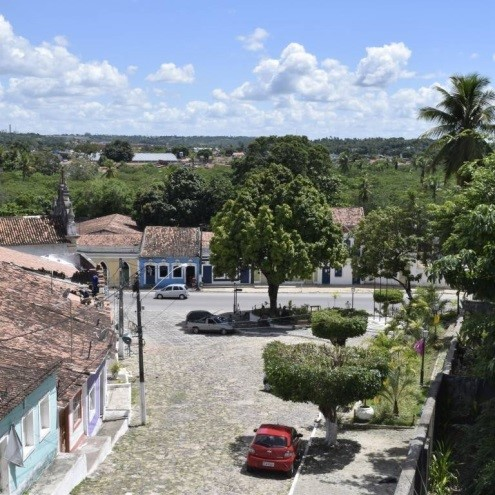
%> input picture imagem_05.jpg, 495 x 495 px
$ octave questao_05.m   (GNU Octave 9; MATLAB toolbox functions it lacks are replaced by stand-ins)
%> lines starting %> are read from the running program, lines starting %| are printed output that depends on the picture
im = double(imread('imagem_05.jpg'));

inputRed = im(:,:,1);
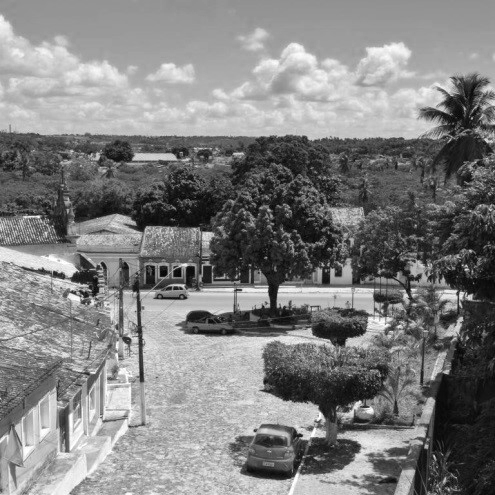
%> inputRed: size 495x495 double; min 0, max 255, mean 128.1
inputGreen = im(:,:,2);
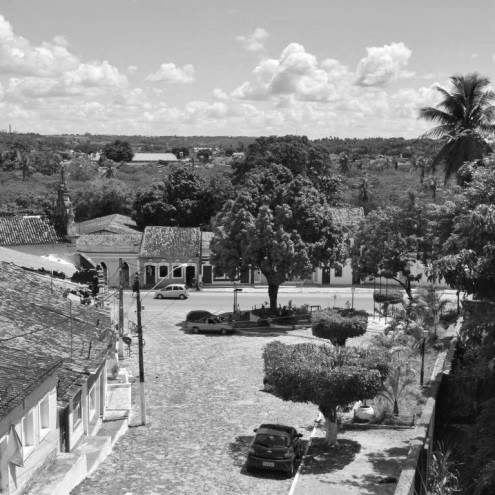
%> inputGreen: size 495x495 double; min 1, max 255, mean 134.6
inputBlue = im(:,:,3);
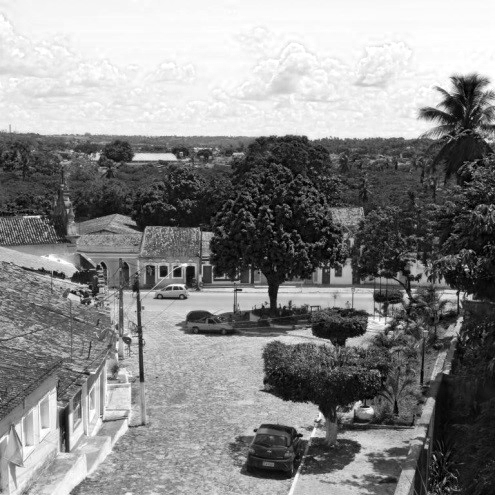
%> inputBlue: size 495x495 double; min 0, max 255, mean 137.1

outputRed = (inputRed * .53) + (inputGreen *.43) + (inputBlue * .32);
outputGreen = (inputRed * .42) + (inputGreen *.32) + (inputBlue * .24);
outputBlue = (inputRed * .26) + (inputGreen *.21) + (inputBlue * .16);
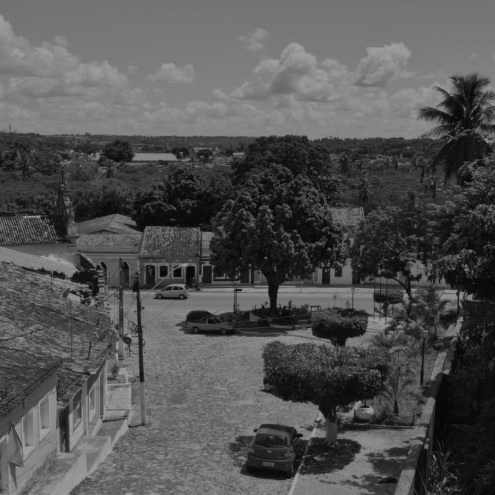
%> outputBlue: size 495x495 double; min 0.94, max 160.7, mean 83.5

out = uint8(cat(3, outputRed, outputGreen, outputBlue));
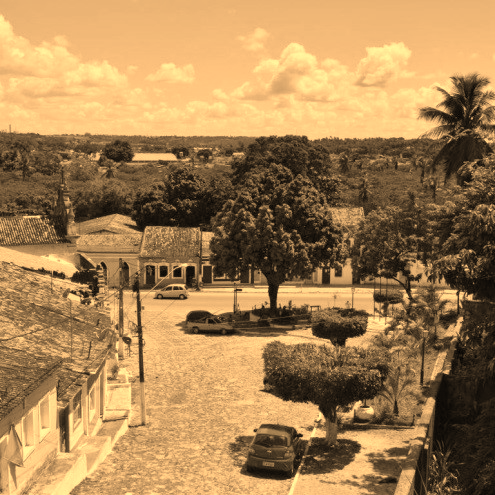
%> out: size 495x495x3 uint8; mean R, G, B 165.8, 129.8, 83.5

figure;
imshow(out);

$ run again, with imagem_01.jpg copied over imagem_05.jpg
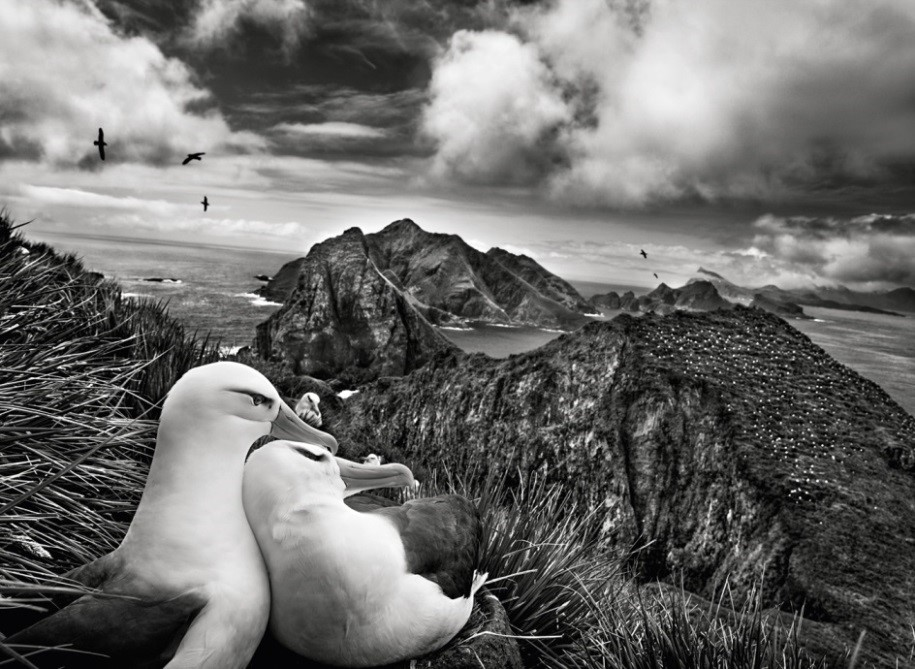
%> input picture imagem_01.jpg, 915 x 669 px
%> `outputBlue = (inputRed * .26) + (inputGreen *.21) + (inputBlue * .16);`:
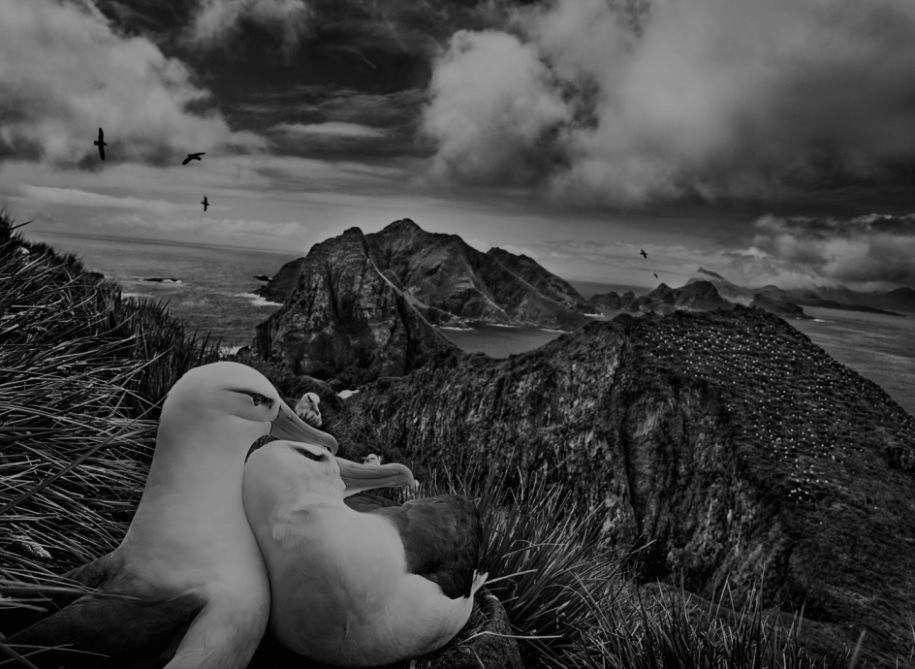
%> outputBlue: size 669x915 double; min 0, max 160.7, mean 67.9
%> `out = uint8(cat(3, outputRed, outputGreen, outputBlue));`:
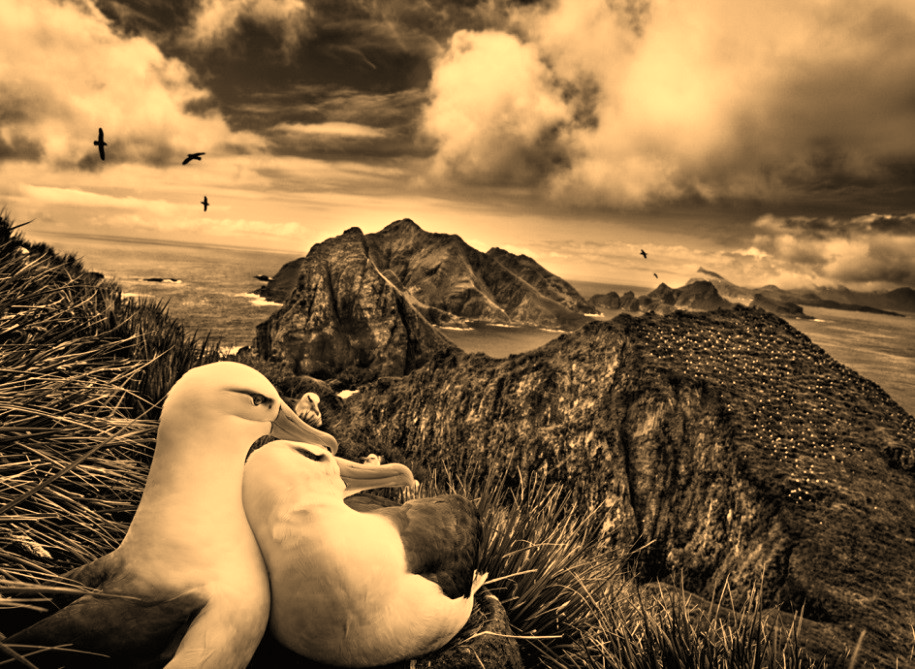
%> out: size 669x915x3 uint8; mean R, G, B 134.9, 105.7, 67.9

$ run again, with imagem_03.jpg copied over imagem_05.jpg
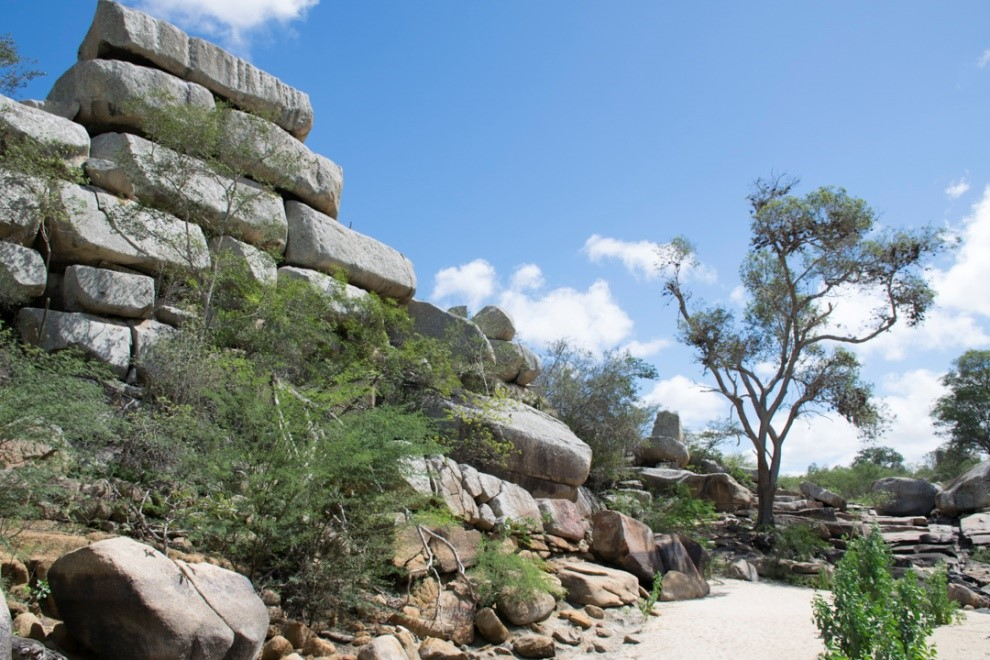
%> input picture imagem_03.jpg, 990 x 660 px
%> `outputBlue = (inputRed * .26) + (inputGreen *.21) + (inputBlue * .16);`:
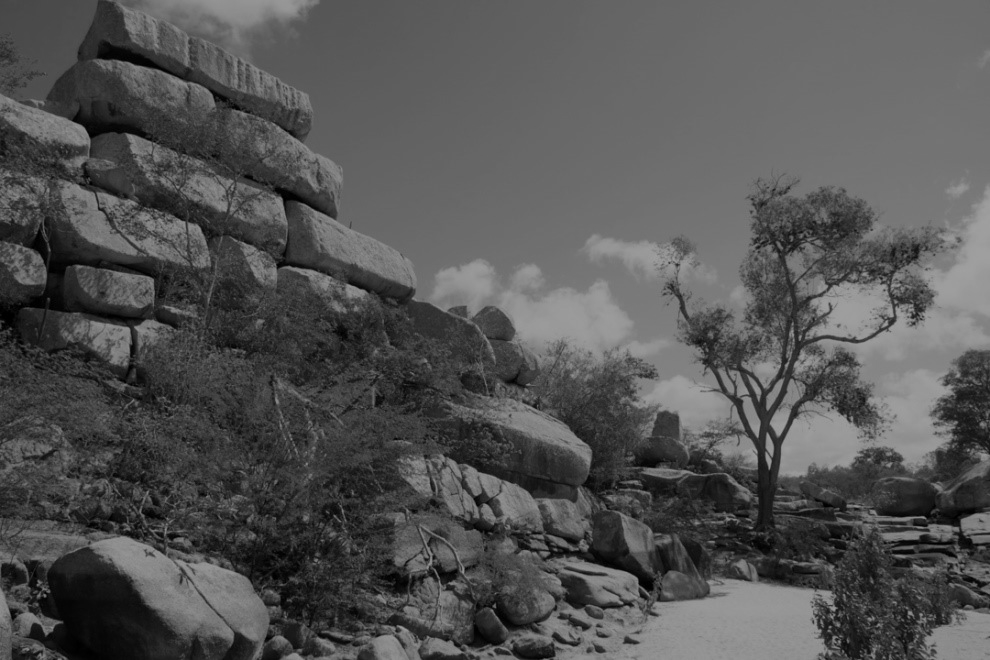
%> outputBlue: size 660x990 double; min 0, max 160.7, mean 84
%> `out = uint8(cat(3, outputRed, outputGreen, outputBlue));`:
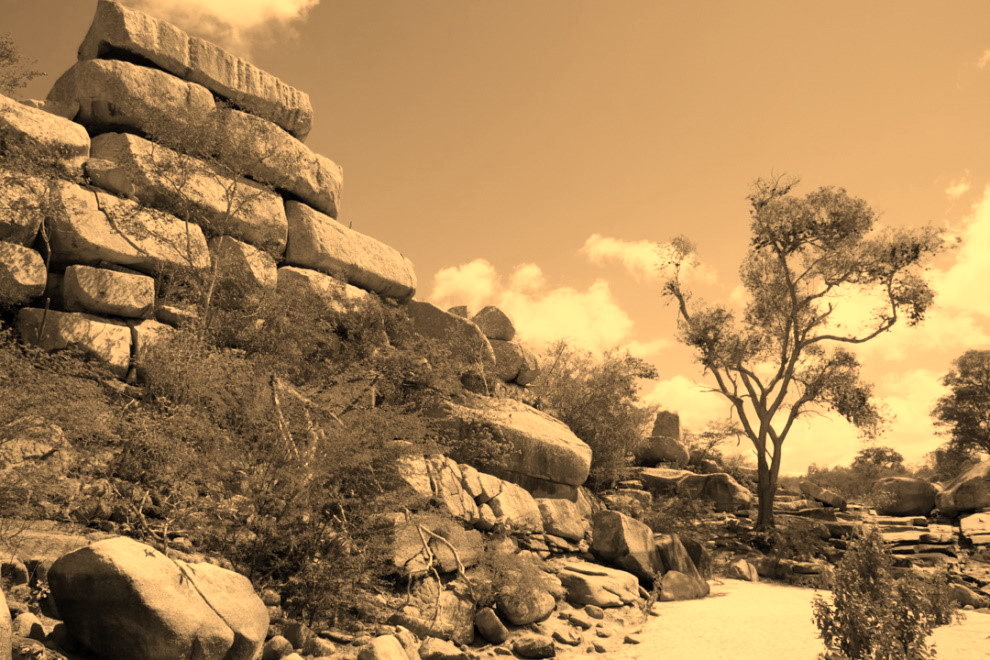
%> out: size 660x990x3 uint8; mean R, G, B 166.6, 130.4, 84.1
